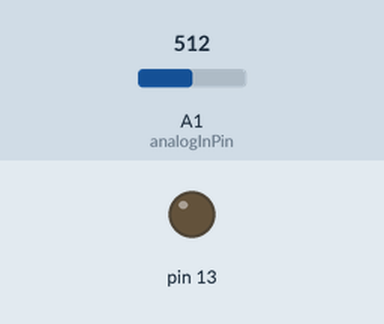
The sketch below on a simulated Arduino Uno, built with avr-gcc and run on an emulated ATmega328P. Shown: output pins drawn as LEDs (lit = HIGH). Inputs (shaded band) come from the test bench; at power-on: A1 (analogInPin) = 512. Random numbers use the default seed unless the sketch sets one. At 6.1 s the program stops and its outputs stay as they are.

Above: at 0.1 s.
At 3.6 s:
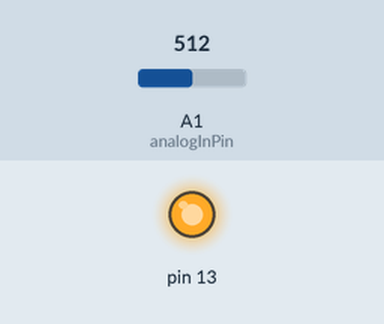
Timing chart, 0 to 5.1 s (numbered marks = the images above):
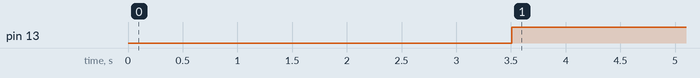

Measured:
- by itself, pin 13: LOW → HIGH at 3.5 s

The sketch:

SmartSoilMonitoringSystem.ino
```cpp
#include <SoftwareSerial.h>
#include <Wire.h>
#include <Adafruit_GFX.h>
#include <Adafruit_SSD1306.h>
#include<time.h>
#include<stdio.h>
#include<stdlib.h>
#define RE 8
#define DE 7
const int Pin=0;  //Moisture sensore
const int limit=480;
const int analogInPin = A1; //PH sensor
int sensorValue = 0;
unsigned long int avgValue;
float b;
int buf[10],temp;
const byte nitro_inquiry_frame[] = {0x01,0x03, 0x00, 0x1e, 0x00, 0x01, 0xe4, 0x0c};
const byte phos_inquiry_frame[] = {0x01,0x03, 0x00, 0x1f, 0x00, 0x01, 0xb5, 0xcc};
const byte pota_inquiry_frame[] = {0x01,0x03, 0x00, 0x20, 0x00, 0x01, 0x85, 0xc0};
byte values[11];
SoftwareSerial modbus(2,3);
SoftwareSerial mySerial(6,2);
void setup() {
  Serial.begin(9600);
  mySerial.begin(9600);
  modbus.begin(9600);
  pinMode(RE, OUTPUT);
  pinMode(DE, OUTPUT);
  pinMode(13,OUTPUT);
}
void loop() {
  byte nitrogen_val,phosphorus_val,potassium_val;
  //nitrogen_val = nitrogen();
  //delay(250);
  //phosphorus_val = phosphorous();
  //delay(250);
  //potassium_val = potassium();
  //delay(250);
    int lower = 0, upper = 9;
    srand(time(0));
    int s = (rand() % (upper - lower + 1)) + lower;
    int n,p,k;
    int ni[10] = {20,24,27,33,40,50,43,25,65,35};
    int ph[10]={18,30,65,75,102,99,78,54,65,88};
    int kp[10]={140,170,200,250,805,665,702,452,520,337};
    nitrogen_val= ni[s];
    phosphorus_val= ph[s];
    potassium_val= kp[s];
  mySerial.println(Serial.readString());
  mySerial.print("Nitrogen_Val: ");
  mySerial.print(nitrogen_val);
  mySerial.println(" mg/kg");
  delay(800);
  mySerial.print("Phosphorous_Val: ");
  mySerial.print(phosphorus_val);
  mySerial.println(" mg/kg");
  delay(800);
  mySerial.print("Potassium_Val: ");
  mySerial.print(potassium_val);
  mySerial.println(" mg/kg");
  delay(800);
  //Moisture sensor
  //-------------------------------------
  int value,moisval;
  moisval=analogRead(Pin);
  value=moisval/11;
  mySerial.print("Soil Moisture:  ");
  mySerial.print(value);
  mySerial.println("%");
  if (value<limit){
    digitalWrite(13,HIGH);
  }
  else{
    digitalWrite(13,LOW);
  }
 //PH sensor
 //-------------------------------------
  for(int i=0;i<10;i++) {
  buf[i]=analogRead(analogInPin);
  delay(100);
 }
 for(int i=0;i<9;i++){
  for(int j=i+1;j<10;j++){
   if(buf[i]>buf[j]){
    temp=buf[i];
    buf[i]=buf[j];
    buf[j]=temp;
   }
  }
 }
 avgValue=0;
 for(int i=2;i<8;i++)
 avgValue+=buf[i];
 float pHVol=(float)avgValue*5.0/1024/6;
 float phValue = (5.70 * pHVol + 10.65)/3;
 mySerial.print("pH Value = ");
 mySerial.println(phValue);
 mySerial.println("");
 //For humidity
    if(value<30){
       mySerial.println("The Plants need watering");
       mySerial.println("");
    }
    else if (value>30 && value<60)
    {
        mySerial.println("This is ideal humidity");
        mySerial.println("");
    }
    else{
        mySerial.println("No need to water");
        mySerial.println("");
    }
    //For pH
    if (phValue<4)
    {
        mySerial.println("Soil is very acidic than ideal");
        mySerial.println("");
    }
    else if (phValue>4 && phValue<6)
    {
        mySerial.println("Soil is slightly acidic than ideal");
        mySerial.println("");
    }
    else if (phValue>6 && phValue<7)
    {
        mySerial.println("The soil is ideal for plants");
        mySerial.println("");
    }
    else if (phValue>7 && phValue<9)
    {
        mySerial.println("The soil is slightly basic");
        mySerial.println("");
    }
    else{
        mySerial.println("The soil is very basic for plants");
        mySerial.println("");
    }
//---------------------------------------------------------------------
     //For N
    if (nitrogen_val<25)
    {
        mySerial.println("Required Nitrogen : 55kg/acre - 60Kg/acre");
        mySerial.println("");

        n=2;
    }
    else if (nitrogen_val>25 && nitrogen_val<35)
    {
        mySerial.println("Required Nitrogen : 45Kg/acre - 50Kg /acre");
        mySerial.println("");

        n=1;
    }
    else if (nitrogen_val>=35 && nitrogen_val<40)
    {
        mySerial.println("Required Nitrogen = 20Kg/acre - 30Kg/acre");
        mySerial.println("");

        n=1;
    }
    else if (nitrogen_val>=40)
    {
        mySerial.println("Sufficient Nitrogen available");
        mySerial.println("");

    }
    //For p

    if (phosphorus_val<20)            //West of Cascades Bray P1 test
    {
        mySerial.println("Phosphorus Level is very Low");
        mySerial.println("Required Phosphorus : 127Kg/acre - 136kg/acre");
        mySerial.println("");

        p=2;
    }
    else if (phosphorus_val>=20 && phosphorus_val<40)
    {
        mySerial.println("Phosphorus Level is low.");
        mySerial.println("Required Phosphorus : 82 Kg/acre - 91 Kg/acre");
        mySerial.println("");

        p=1;
    }
    else if (phosphorus_val>=40 && phosphorus_val<=100)
    {
        mySerial.println("Phosphorus level is very good");
        mySerial.println("Required Phosphorus : 11 Kg/acre - 14 Kg/acre");
        mySerial.println("");
        p=1;
    }
    else if (phosphorus_val>100)
    {
        mySerial.println("No need to add Phosphorus");
        mySerial.println("");
    }
    //For K
    if (potassium_val<150)
    {
        mySerial.println("Potassium Level is very Low.");
        mySerial.println("Required Potassium : 91 Kg/acre - 136 Kg/acre");
        mySerial.println("");
        k=2;
    }
    else if (potassium_val>=150 && potassium_val<250)
    {
        mySerial.println("Potassium Level is low.");
        mySerial.println("Required Potassium : 27 Kg/acre - 113Kg/acre");
        mySerial.println("");

        k=1;
    }
    else if (potassium_val>=250)
    {
        mySerial.println("Potassium level is very good .");
        mySerial.println("No need to add Potassium.");
        mySerial.println("");
        mySerial.println("");
    }
    //Recomendation

    mySerial.println("Suggested Products for NPK: Anmol 19 NPK / Iffco NPK 10:26:26" );
    mySerial.println("");

    mySerial.println("Suggested Product for Nitrogen Only : Iffco Neam coated urea / IPL Granular Urea / Nagarjuna Urea.");
    mySerial.println("");

    mySerial.println("Suggested Products for Potassium Only : Bharat Maha Potash / IPL SOP");
    mySerial.println("");

    mySerial.println("Suggested Products for Nitrogen and Phosphorus : Iffco DAP");
    mySerial.println("");

    mySerial.println("Suggested Products for Phosphorus Only : Bharat Maha Potash / IPL SOP ");
    mySerial.println("");
 delay(1000);
exit(0);
}
//NPK Function.................
byte nitrogen(){
  digitalWrite(DE,HIGH);
  digitalWrite(RE,HIGH);
  delay(10);
  if(modbus.write(nitro_inquiry_frame,sizeof(nitro_inquiry_frame))==8){
    digitalWrite(DE,LOW);
    digitalWrite(RE,LOW);
    // When we send the inquiry frame to the NPK sensor, then it replies with the response frame
    // now we will read the response frame, and store the values in the values[] arrary, we will be using a for loop.
    for(byte i=0;i<7;i++){
    //Serial.print(modbus.read(),HEX);
    values[i] = modbus.read();
   // Serial.print(values[i],HEX);
    }
    Serial.println();
  }
  return values[4]; // returns the Nigtrogen value only, which is stored at location 4 in the array
}

byte phosphorous(){
  digitalWrite(DE,HIGH);
  digitalWrite(RE,HIGH);
  delay(10);
  if(modbus.write(phos_inquiry_frame,sizeof(phos_inquiry_frame))==8){
    digitalWrite(DE,LOW);
    digitalWrite(RE,LOW);
    for(byte i=0;i<7;i++){
    //Serial.print(modbus.read(),HEX);
    values[i] = modbus.read();
   // Serial.print(values[i],HEX);
    }
    Serial.println();
  }
  return values[4];
}

byte potassium(){
  digitalWrite(DE,HIGH);
  digitalWrite(RE,HIGH);
  delay(10);
  if(modbus.write(pota_inquiry_frame,sizeof(pota_inquiry_frame))==8){
    digitalWrite(DE,LOW);
    digitalWrite(RE,LOW);
    for(byte i=0;i<7;i++){
    //Serial.print(modbus.read(),HEX);
    values[i] = modbus.read();
    //Serial.print(values[i],HEX);
    }
    Serial.println();
  }
  return values[4];
}
```
